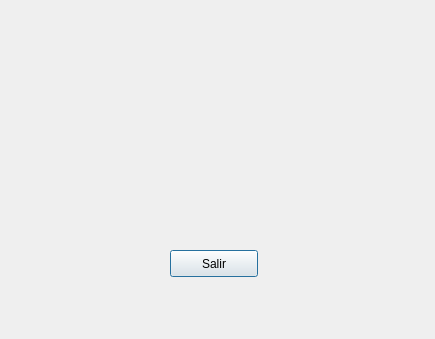
<?xml version="1.0" encoding="UTF-8"?>
<ui version="4.0">
 <class>ventanaFinPartida</class>
 <widget class="QDialog" name="ventanaFinPartida">
  <property name="geometry">
   <rect>
    <x>0</x>
    <y>0</y>
    <width>435</width>
    <height>339</height>
   </rect>
  </property>
  <property name="windowTitle">
   <string>Dialog</string>
  </property>
  <property name="styleSheet">
   <string notr="true">border-image: url(:/imagenes/blanca.png);</string>
  </property>
  <widget class="QLabel" name="labelGanador">
   <property name="geometry">
    <rect>
     <x>110</x>
     <y>90</y>
     <width>221</width>
     <height>111</height>
    </rect>
   </property>
   <property name="styleSheet">
    <string notr="true"/>
   </property>
   <property name="text">
    <string/>
   </property>
  </widget>
  <widget class="QPushButton" name="botonSalir">
   <property name="geometry">
    <rect>
     <x>170</x>
     <y>250</y>
     <width>88</width>
     <height>27</height>
    </rect>
   </property>
   <property name="text">
    <string>Salir</string>
   </property>
  </widget>
 </widget>
 <resources/>
 <connections/>
</ui>
